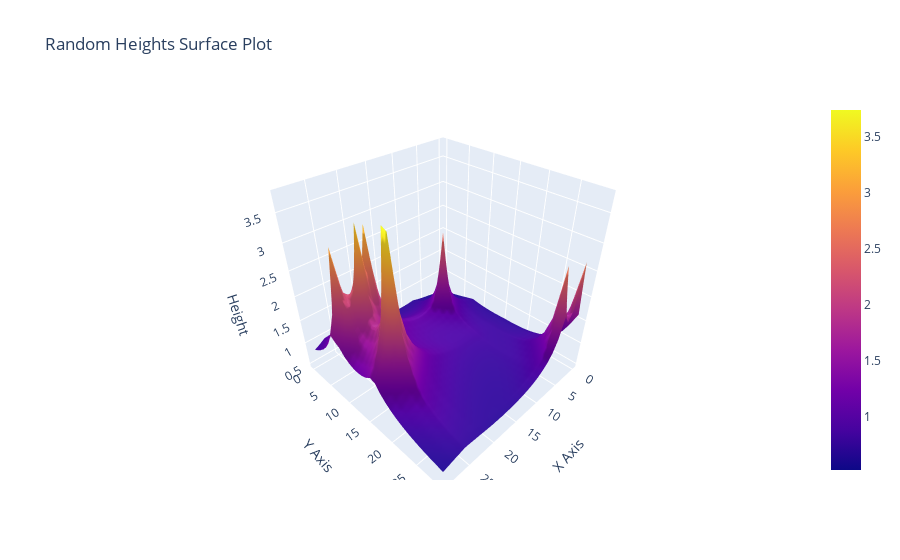

Write notebook code for a chart like this one.
### Markdown cell above
### OPTIONAL. Visualize potential grid

### Code cell
# Calculate potential in each point
whole_potential_grid = np.zeros(ROOM_SIZE)
for i in range(ROOM_SIZE[0]):
    for j in range(ROOM_SIZE[1]):
        whole_potential_grid[i, j] = grid.calculate_potential_in_point((i, j))
visualize_grid(whole_potential_grid)
plt.show()

### Figure 1 — Plotly figure (JSON) as saved in the notebook; plotly's stock layout.template omitted (floating-point values rounded to 4 significant figures; data arrays with more than 128 entries replaced by an {"elided": "..."} marker saying what was removed)
{"data": [{"type": "surface", "x": {"elided": "30x30 int values"}, "y": {"elided": "30x30 int values"}, "z": {"elided": "30x30 float values"}}], "layout": {"scene": {"xaxis": {"title": {"text": "X Axis"}}, "yaxis": {"title": {"text": "Y Axis"}}, "zaxis": {"title": {"text": "Height"}}}, "title": {"text": "Random Heights Surface Plot"}}}
